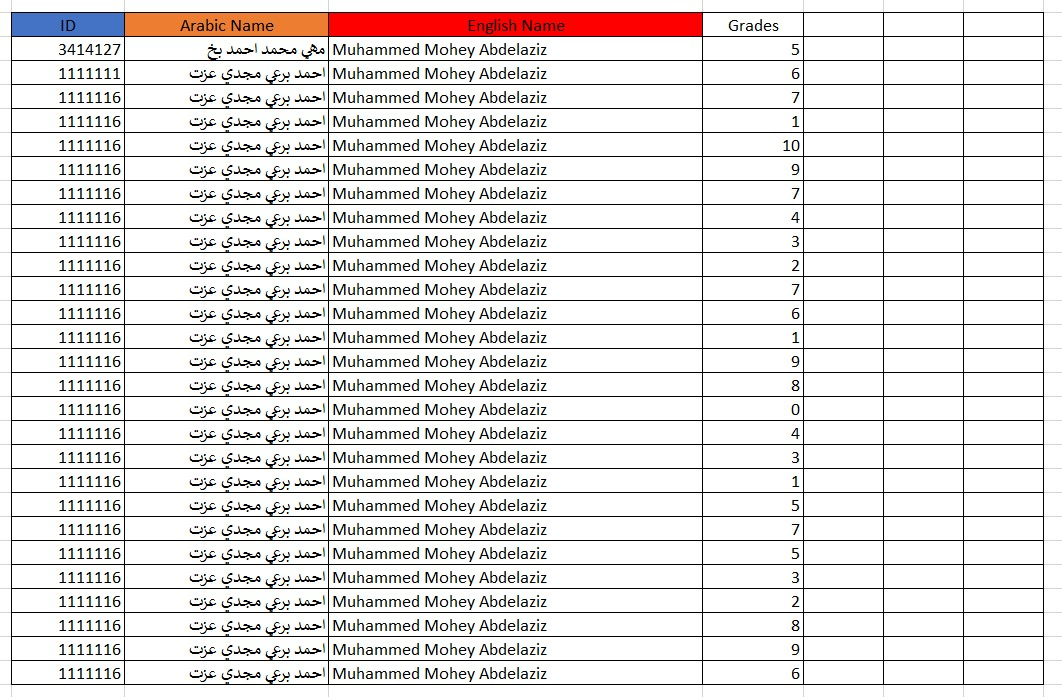
#> input picture Assets/Input.jpg, 1062 x 697 px
$ jupyter execute kernel.ipynb
#> lines starting #> are read from the running program, lines starting #| are printed output that depends on the picture; after the words box and inside, x2 and y2 are one past the last pixel; in counts of white or black regions, pixels touching at a corner belong together
[cell 1]
# import libraries
import cv2 as cv
import numpy as np
import matplotlib.pyplot as plt
import matplotlib as mpl
mpl.rcParams['image.cmap'] = 'gray'

# read image
img = cv.imread('./Assets/Input.jpg', 0)
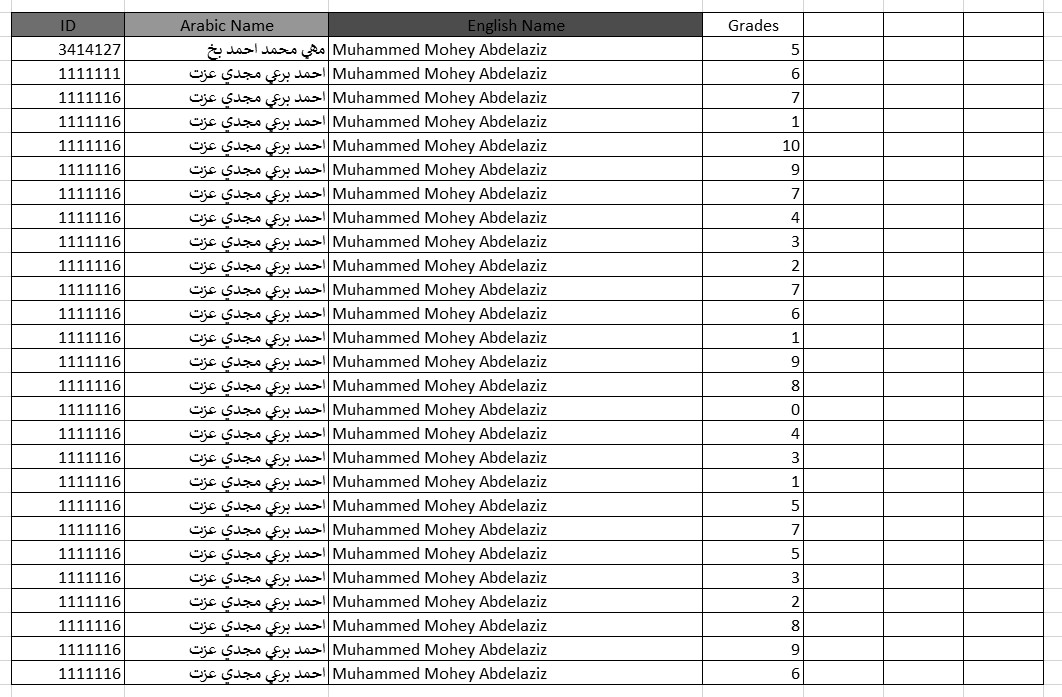
#> img: shape (697, 1062); min 0, max 255, mean 227.5

# thresholding
(thresh, binaryImg) = cv.threshold(img, 128, 255, cv.THRESH_BINARY | cv.THRESH_OTSU)
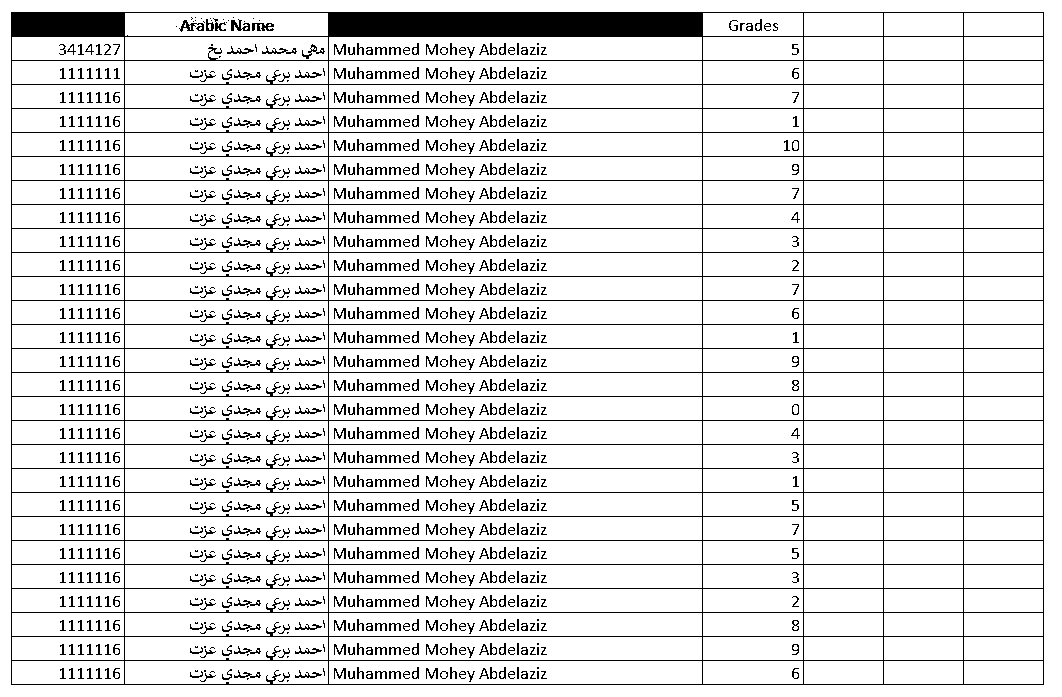
#> binaryImg: shape (697, 1062); 88.5% white; black in thin lines or dots
#> thresh = 143
binaryImg = 255 - binaryImg
#> binaryImg: shape (697, 1062); 11.5% white in thin lines or dots
cv.imwrite("Outputs/Binary_img.jpg", binaryImg)
plt.axis('off')
plt.imshow(binaryImg);

[cell 2]
def getLines(x):
#> called with x = 7
    global horizontalLinesImg, verticalLinesImg, kernel

    # Kernel Length
    kernelLength = np.array(img).shape[1] // x
#> kernelLength = 151

    # Vertical Kernel (1 x kernelLength)
    verticalKernel = cv.getStructuringElement(cv.MORPH_RECT, (1, kernelLength))
#> verticalKernel = 151 values from 1 to 1

    # Horizontal Kernel (kernelLength x 1)
    horizontalKernel = cv.getStructuringElement(cv.MORPH_RECT, (kernelLength, 1))

    # Apply erosion then dilation to detect vertical lines using the vertical kernel
    erodedImg = cv.erode(binaryImg, verticalKernel, iterations = 3)
#> erodedImg: shape (697, 1062); 0.24% white in thin lines or dots, all inside (x1, y1, x2, y2) = (11, 237, 1044, 460)
    verticalLinesImg = cv.dilate(erodedImg, verticalKernel, iterations = 3)
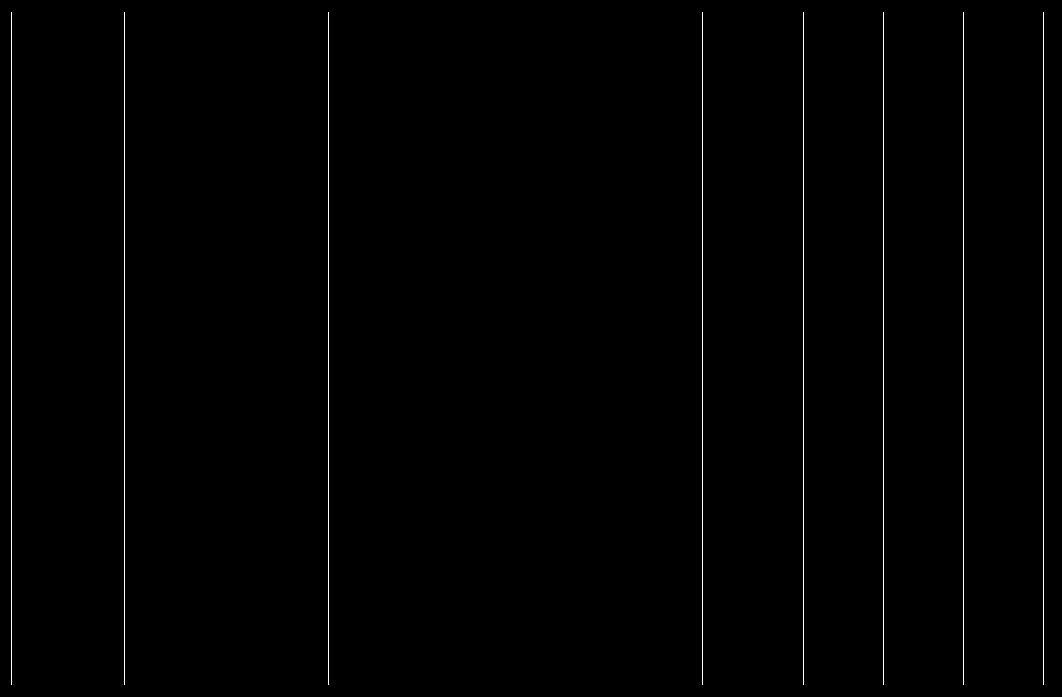
#> verticalLinesImg: shape (697, 1062); 0.73% white in thin lines or dots
    cv.imwrite("Outputs/vertical_lines.jpg", verticalLinesImg)

    # Apply erosion then dilation to detect horizontal lines using the horizontal kernel
    erodedImg = cv.erode(binaryImg, horizontalKernel, iterations = 3)
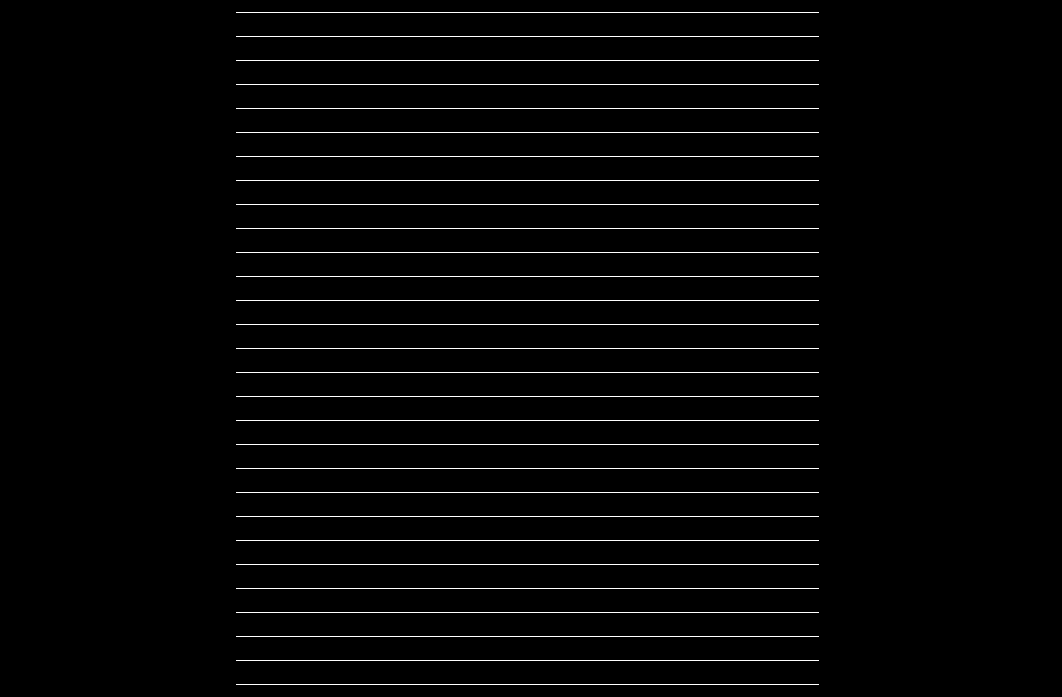
#> erodedImg: shape (697, 1062); 2.3% white in thin lines or dots, all inside (x1, y1, x2, y2) = (236, 12, 819, 685)
    horizontalLinesImg = cv.dilate(erodedImg, horizontalKernel, iterations = 3)
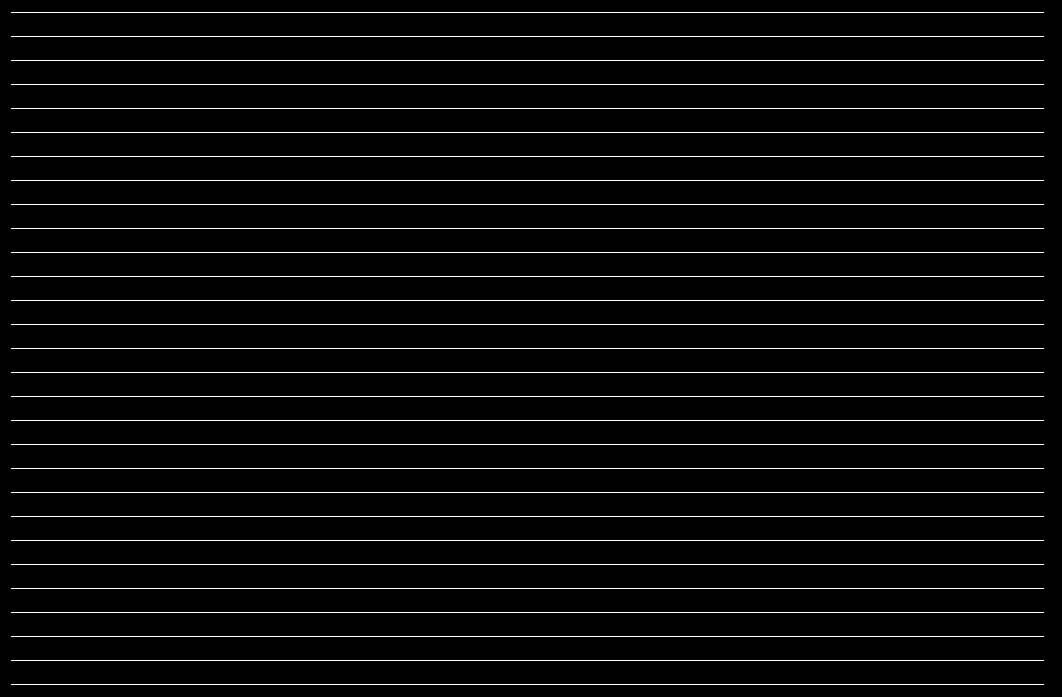
#> horizontalLinesImg: shape (697, 1062); 4% white in thin lines or dots
    cv.imwrite("Outputs/horizontal_lines.jpg", horizontalLinesImg)

    plt.subplot(1, 2, 1)
    plt.imshow(verticalLinesImg)
    plt.axis('off')

    plt.subplot(1, 2, 2)
    plt.imshow(horizontalLinesImg)
    plt.axis('off')

# interact(getLines, x=widgets.IntSlider(min=1, max=255, step=1, value=7));

[cell 3]
def getIntersections(pixels):
    intersections = []
    for i in range(pixels.shape[0]):
        for j in range(pixels.shape[1]):
            if pixels[i][j] != 0:
               intersections.append((i, j))
    return intersections

[cell 4]
# Get Vertical & Horizontal Lines
getLines(x = 7)

[cell 5]
# Get vertices by ANDing the vertical and horizontal lines
res = cv.bitwise_and(verticalLinesImg, horizontalLinesImg)
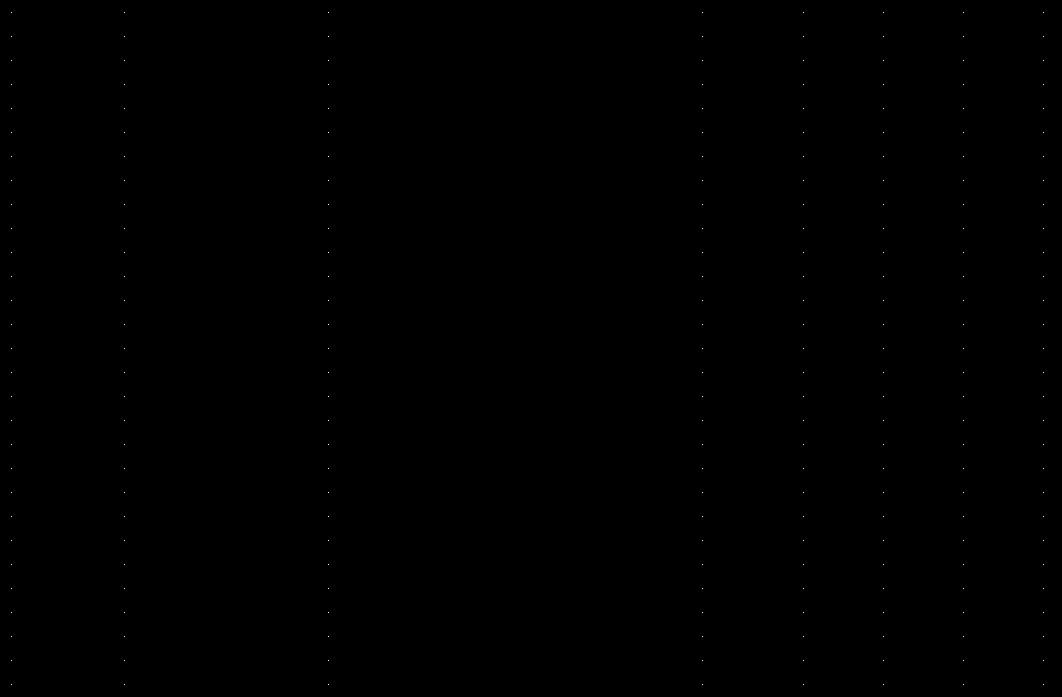
#> res: shape (697, 1062); 0.03% white in thin lines or dots
cv.imwrite("Outputs/intersections.jpg", res)
plt.imshow(res)
plt.axis('off')

# Print positions of each intersection
print(getIntersections(res))
#> (printed output is left out)

$ run again, with Assets/excel.png saved as Assets/Input.jpg
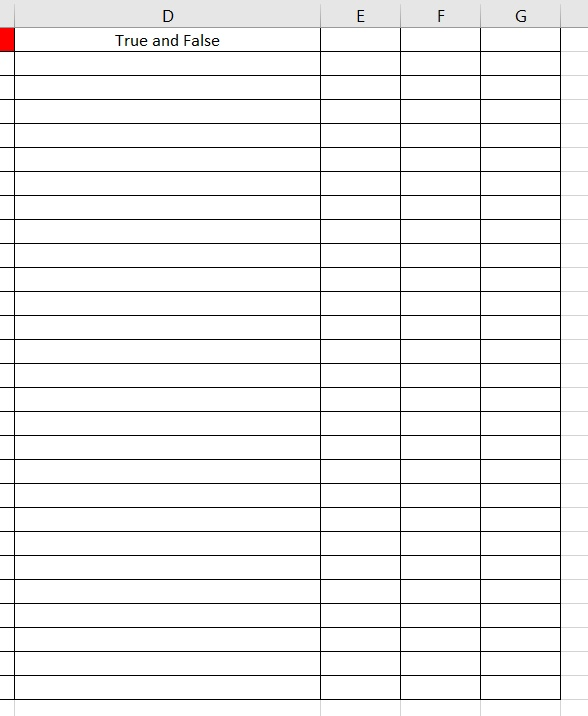
#> input picture Assets/excel.png, 588 x 716 px
#> `(thresh, binaryImg) = cv.threshold(img, 128, 255, cv.THRESH_BINARY | c..`:
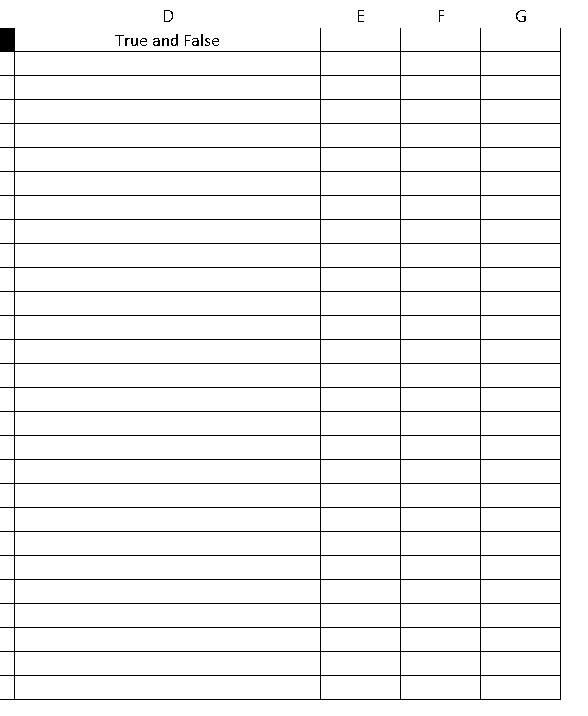
#> binaryImg: shape (716, 588); 95.3% white; black in thin lines or dots
#> thresh = 128
#> verticalLinesImg: shape (716, 588); 0.8% white in thin lines or dots, all inside (x1, y1, x2, y2) = (14, 31, 561, 703)
#> in getLines, `horizontalLinesImg = cv.dilate(erodedImg, horizontalKernel, iterations..`:
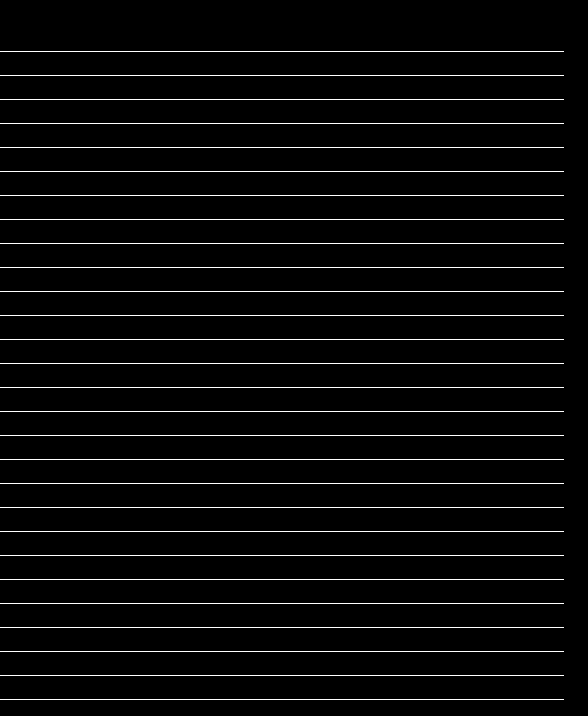
#> horizontalLinesImg: shape (716, 588); 3.8% white in thin lines or dots, all inside (x1, y1, x2, y2) = (0, 51, 564, 700)
#> res: shape (716, 588); 0.03% white in thin lines or dots, all inside (x1, y1, x2, y2) = (14, 51, 561, 700)
#> (printed output is left out)
